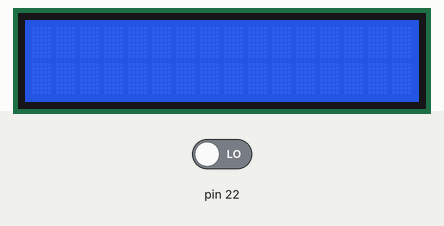
A sketch run on a simulated Arduino Mega 2560, built with avr-gcc and run on an emulated ATmega2560. Shown: 16×2 character LCD. The inputs (shaded band) are chosen by the test bench; at power-on: pin 22 LOW. Random numbers use the default seed unless the sketch sets one.

Above: at 1.2 s.
1.3 s: pin 22 driven HIGH
At 4.7 s:
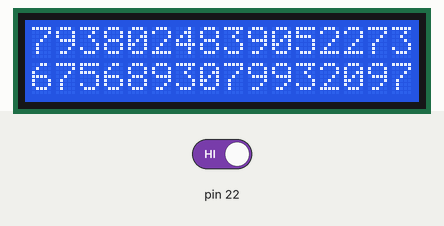
At 6.6 s:
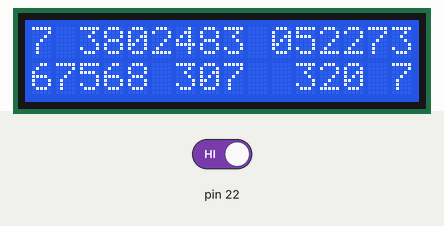
Timing chart, 0 to 8.1 s (numbered marks = the images above; inputs shaded):
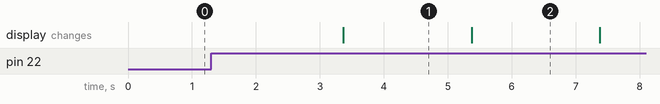

Measured:
- after the input at 1.3 s, the display: changes after 2.1 s (image 1)
- what the display in image 1 shows lasts 2.0 s, from 3.4 s to 5.4 s

The sketch:

2024-1-6.ino
```cpp
#include <Wire.h>
#include <LiquidCrystal_I2C.h>

LiquidCrystal_I2C mylcd(32, 16, 2);

int a[32][3] = {{0, 0, 0}, {1, 0, 0}, {2, 0, 0}, {3, 0, 0}, {4, 0, 0}, {5, 0, 0}, {6, 0, 0}, {7, 0, 0}, {8, 0, 0}, {9, 0, 0}, {10, 0, 0}, {11, 0, 0}, {12, 0, 0}, {13, 0, 0}, {14, 0, 0}, {15, 0, 0}, {15, 1, 0}, {14, 1, 0}, {13, 1, 0}, {12, 1, 0}, {11, 1, 0}, {10, 1, 0}, {9, 1, 0}, {8, 1, 0}, {7, 1, 0}, {6, 1, 0}, {5, 1, 0}, {4, 1, 0}, {3, 1, 0}, {2, 1, 0}, {1, 10, 0}, {0, 1, 0}};
int mx = -1;
int c = 0;

void setup()
{
    mylcd.init();
    mylcd.backlight();
    pinMode(22, INPUT);
}

void loop()
{
    if (digitalRead(22))
    {
        delay(2000);
        for (int i = 0; i < 32; i++)
        {
            a[i][2] = random(0, 10);
            mylcd.setCursor(a[i][0], a[i][1]);
            mylcd.print(String(a[i][2]));
        }
        while (c <= 32)
        {
            delay(2000);
            for (int i = 0; i < 32; i++)
            {
                if (a[i][2] > mx)
                {
                    mx = a[i][2];
                }
            }
            for (int i = 0; i < 32; i++)
            {
                if (a[i][2] == mx)
                {
                    a[i][2] = -1;
                    mylcd.setCursor(a[i][0], a[i][1]);
                    mylcd.print(" ");
                    c++;
                }
            }
            mx=-1;
        }
        c=0;
    }
}
```
